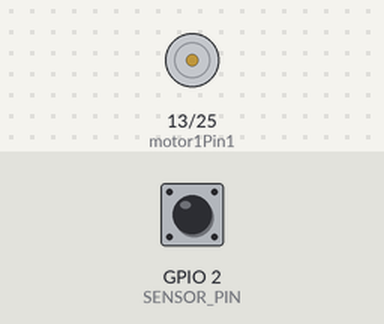
Simulated run of this sketch. Board: ESP32. Parts: motor-driver pin pairs drawn as motors (green arrow = first pin HIGH = forward, orange = second pin HIGH = backward, longer = more drive, scaled by the enable pin). The test bench sets the inputs (shaded band); at power-on: GPIO 2 (SENSOR_PIN) HIGH. What the sketch prints to the serial monitor is not drawn.

Above: at 1.2 s.
1.3 s: GPIO 2 (SENSOR_PIN) driven LOW
At 2.0 s:
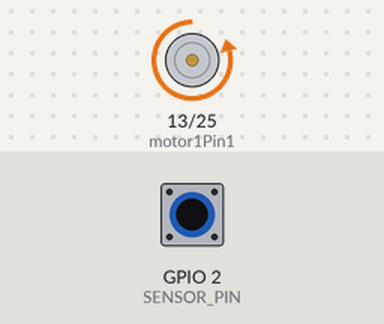
2.8 s: GPIO 2 (SENSOR_PIN) driven HIGH
At 3.1 s:
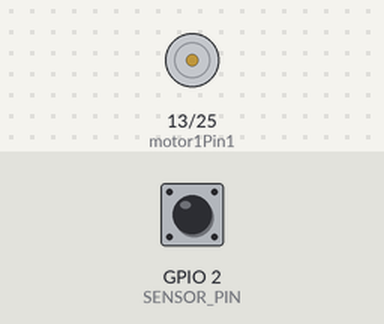
4.3 s: GPIO 2 (SENSOR_PIN) pulsed LOW 2 times (0.12 s each, 0.3 s apart)
At 4.51 s:
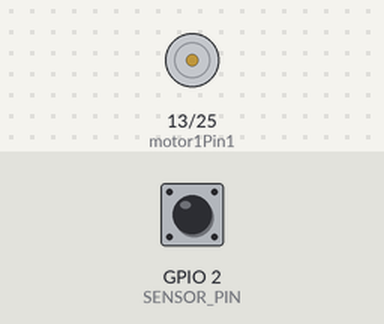
7.9 s: GPIO 2 (SENSOR_PIN) pulsed LOW 2 times (0.12 s each, 0.3 s apart)
At 9.3 s:
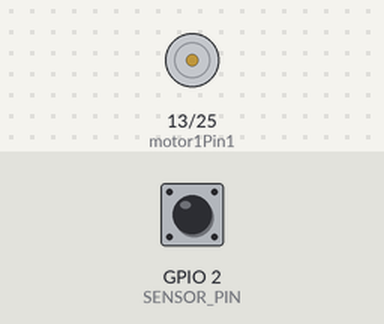
Timing chart, 0 to 10.9 s (numbered marks = the images above; inputs shaded):
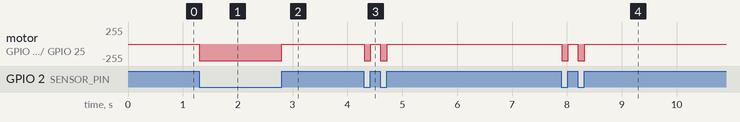

The sketch:

Motor-SensorDeInclinacion.ino
```cpp
int motor1Pin1 = 13;
int motor1Pin2 = 25;
int enable1Pin = 4;
#define SENSOR_PIN 2

// Setting PWM properties
const int freq = 30000;
const int pwmChannel = 0;
const int resolution = 8;
int dutyCycle = 200;

void setup() {
  // sets the pins as outputs:
  pinMode(motor1Pin1, OUTPUT);
  pinMode(motor1Pin2, OUTPUT);
  pinMode(enable1Pin, OUTPUT);
  pinMode(SENSOR_PIN, INPUT_PULLUP);

  // configure LED PWM functionalitites
  ledcSetup(pwmChannel, freq, resolution);

  // attach the channel to the GPIO to be controlled
  ledcAttachPin(enable1Pin, pwmChannel);

  Serial.begin(115200);

  // testing
  Serial.print("Testing DC Motor...");
}

void loop() {
  // Move the DC motor forward at maximum speed

  if(digitalRead(SENSOR_PIN) == LOW){
    dutyCycle = 250;
    Serial.println("Moving Forward");
    digitalWrite(motor1Pin1, LOW);
    digitalWrite(motor1Pin2, HIGH);
    ledcWrite(pwmChannel, dutyCycle);

  }else{
    dutyCycle = 0;
    Serial.println("Motor stopped");
    digitalWrite(motor1Pin1, LOW);
    digitalWrite(motor1Pin2, LOW);

  }


}
```

Measured:
- after the input at 1.3 s, motor on GPIO 13 (motor1Pin1) / GPIO 25 (motor1Pin2): stopped → backward 249/255 at once
- after the input at 2.8 s, motor on GPIO 13 (motor1Pin1) / GPIO 25 (motor1Pin2): backward 249/255 → stopped at once
- after the input at 4.3 s, motor on GPIO 13 (motor1Pin1) / GPIO 25 (motor1Pin2): alternates backward 249/255 for 0.12 s and stopped for 0.18 s, 4 changes in all, then stays stopped, starting at once
- after the input at 7.9 s, motor on GPIO 13 (motor1Pin1) / GPIO 25 (motor1Pin2): alternates backward 249/255 for 0.12 s and stopped for 0.18 s, 4 changes in all, then stays stopped, starting at once
